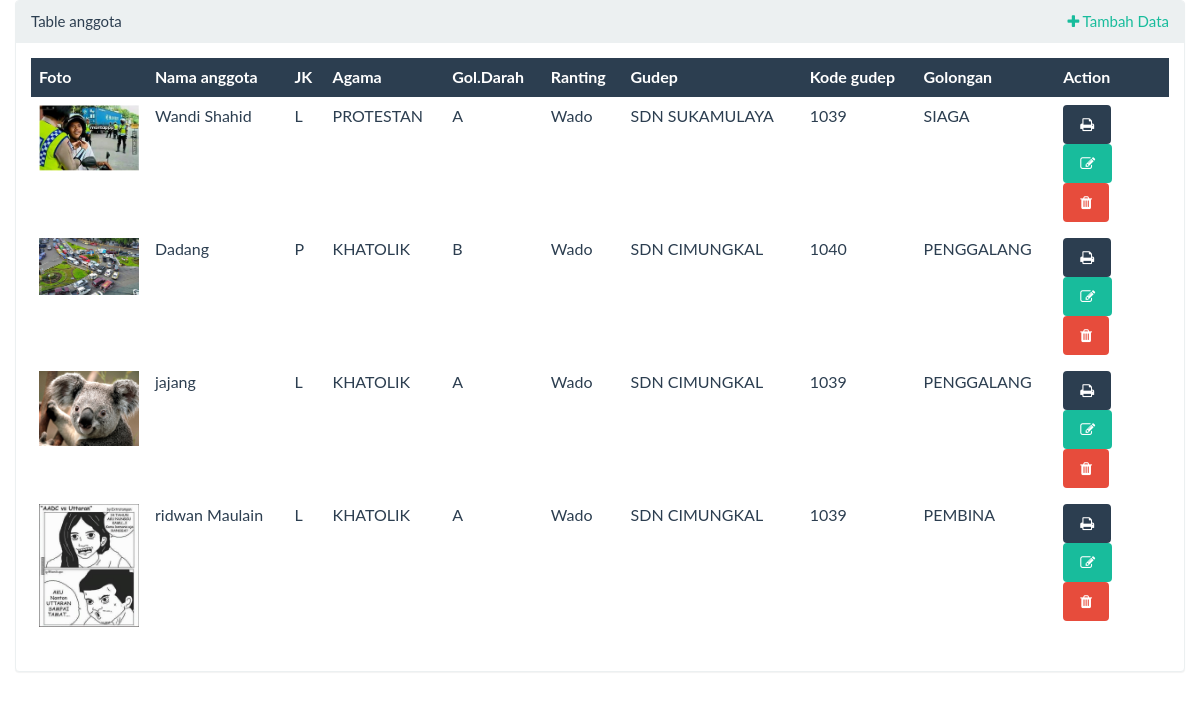
Screenshot of /index.php/anggota/table_anggota with the database file from the repository.
### tables this page shows
CREATE TABLE IF NOT EXISTS `anggota` (
  `idanggota` varchar(15) NOT NULL DEFAULT '',
  `nama_anggota` varchar(50) NOT NULL DEFAULT '',
  `jenis_kelamin` varchar(1) NOT NULL DEFAULT '',
  `agama` varchar(20) NOT NULL DEFAULT '',
  `golongan_darah` varchar(2) NOT NULL DEFAULT '',
  `alamat` longtext NOT NULL,
  `idkwaran` varchar(10) NOT NULL DEFAULT '',
  `idgudep` varchar(10) NOT NULL DEFAULT '',
  `kode_gudep` varchar(4) NOT NULL DEFAULT '',
  `keahlian` varchar(50) NOT NULL DEFAULT '',
  `subkeahlian` varchar(2) NOT NULL,
  `foto` varchar(255) NOT NULL DEFAULT '',
  `golongan` varchar(45) NOT NULL DEFAULT '',
  PRIMARY KEY (`idanggota`)
);

CREATE TABLE IF NOT EXISTS `kwaran` (
  `idkwaran` int(2) unsigned NOT NULL DEFAULT '0',
  `idkwarcab` int(10) unsigned NOT NULL DEFAULT '0',
  `keterangan` longtext NOT NULL,
  `nama_kwaran` varchar(50) NOT NULL DEFAULT '',
  `username` varchar(45) NOT NULL DEFAULT '',
  `password` varchar(64) NOT NULL DEFAULT '',
  PRIMARY KEY (`idkwaran`)
);

CREATE TABLE IF NOT EXISTS `gudep` (
  `idgudep` int(10) unsigned NOT NULL AUTO_INCREMENT,
  `idkwaran` varchar(2) NOT NULL DEFAULT '',
  `gudep_putra` varchar(4) NOT NULL DEFAULT '',
  `gudep_putri` varchar(4) NOT NULL DEFAULT '',
  `keterangan` longtext NOT NULL,
  `nama_gudep` varchar(45) NOT NULL DEFAULT '',
  PRIMARY KEY (`idgudep`)
);

### application/controllers/Anggota.php (called while the page is built, shortened)
<?php
	class Anggota extends CI_Controller
	{
		function __construct()
		{
				$this->load->model('datakwaran');
				$this->load->model('dataanggota');
				$this->load->model('datakeahlian');
				$this->load->helper('dateindo');
		}
		public function session()
		{
			return $s=$this->session->userdata('admin');
		}
		public function table_anggota()
		{
			$s=$this->session();
			$idkwaran=$s['idkwaran'];
			$data['level']=$s['level'];
			$data['anggota']=$this->dataanggota->table_anggota($idkwaran);
			$this->load->view('modul/css');
			$this->load->view('admin/table_anggota',$data);
		}
	}

### index.php (called while the page is built, shortened)
<?php
require_once BASEPATH.'core/CodeIgniter.php';

### application/models/Dataanggota.php (called while the page is built, shortened)
<?php
	class Dataanggota extends CI_model
	{
		public function table_anggota($idkwaran)
		{
			if ($idkwaran!=0) {
				return $this->db->query("	SELECT *
																FROM anggota a
																INNER JOIN kwaran k
																ON k.idkwaran = a.idkwaran
																INNER JOIN gudep g
																on g.idgudep=a.idgudep
																where k.idkwaran='$idkwaran'");
			}else{
				return $this->db->query("	SELECT *
																FROM anggota a
																INNER JOIN kwaran k
																ON k.idkwaran = a.idkwaran
																INNER JOIN gudep g
																on g.idgudep=a.idgudep");
			}
		}
	}

### application/views/admin/table_anggota.php (the view, shortened to what this page needs)
<div class="container-fluid">
	<div class="row">
		<div class="col-md-12">
			<div class="panel panel-default">
			<div class="panel-heading">
			Table anggota
			<span class="pull-right">
				<a href="#" class="link " data-id='<?php echo base_url("anggota/form_anggota")?>'>
				<i class="fa fa-plus"></i> Tambah Data
				</a>
			</span>
			</div>
			<div class="panel-body">
				<table id="tblanggota" class="table table-hover">
					<thead class="bg-primary">
						<th>Foto</th>
						<th>Nama anggota</th>
						<th>JK</th>
						<th>Agama</th>
						<th>Gol.Darah</th>
						<th>Ranting</th>
						<th>Gudep</th>
						<th>Kode gudep</th>
						<th>Golongan</th>
						<th>Action</th>
					</thead>
					<tbody>
					<?php foreach($anggota->result() as $row):?>
						<tr id="row-<?=$row->idanggota;?>">
							<td width="100px">
								<img width="100px" src="<?=base_url("uploads/$row->foto");?>">
							</td>
							<td>
								<?=$row->nama_anggota;?>
							</td>
							<td>
								<?=$row->jenis_kelamin;?>
							</td>
							<td>
								<?=$row->agama;?>
							</td>
							<td>
								<?=$row->golongan_darah;?>
							</td>
							<td>
								<?=$row->nama_kwaran;?>
							</td>
							<td>
								<?=$row->nama_gudep;?>
							</td>
							<td>
								<?=$row->kode_gudep;?>
							</td>
							<td>
								<?=$row->golongan;?>
							</td>
							<td width="10%">
								<a target="__blank" class="adminOnly btn btn-primary" href="<?php echo base_url("anggota/kta/$row->idanggota");?>" title="Edit">
									<i class="fa fa-print"></i>
								</a>
								<a href="#" class="btn btn-success link" data-id="<?php echo base_url("anggota/form_anggota/$row->idanggota");?>" title="Edit">
									<i class="fa fa-edit"></i>
								</a>
									<a id="<?=$row->idanggota;?>" href="#" class="btn btn-danger delete" title="Delete">
									<i class="fa fa-trash"></i>
								</a>
							</td>
						</tr>
					<?php endforeach;?>
					</tbody>
				</table>
			</div>
			</div>
		</div>
	</div>
</div>

### application/views/modul/css.php
<link rel="stylesheet" type="text/css" href="<?php echo base_url("src/css/bootstrap.css");?>">
<link rel="stylesheet" type="text/css" href="<?php echo base_url("src/css/style.css");?>">
<link rel="stylesheet" type="text/css" href="<?php echo base_url("src/fa/css/font-awesome.css");?>">

### rows the page displays
anggota: foto (picture), nama_anggota "Wandi Shahid", jenis_kelamin "L", agama "PROTESTAN", golongan_darah "A", idkwaran.nama_kwaran "Wado", idgudep.nama_gudep "SDN SUKAMULAYA", kode_gudep "1039", golongan "SIAGA"
anggota: foto (picture), nama_anggota "Dadang", jenis_kelamin "P", agama "KHATOLIK", golongan_darah "B", idkwaran.nama_kwaran "Wado", idgudep.nama_gudep "SDN CIMUNGKAL", kode_gudep "1040", golongan "PENGGALANG"
anggota: foto (picture), nama_anggota "jajang", jenis_kelamin "L", agama "KHATOLIK", golongan_darah "A", idkwaran.nama_kwaran "Wado", idgudep.nama_gudep "SDN CIMUNGKAL", kode_gudep "1039", golongan "PENGGALANG"
anggota: foto (picture), nama_anggota "ridwan Maulain", jenis_kelamin "L", agama "KHATOLIK", golongan_darah "A", idkwaran.nama_kwaran "Wado", idgudep.nama_gudep "SDN CIMUNGKAL", kode_gudep "1039", golongan "PEMBINA"
